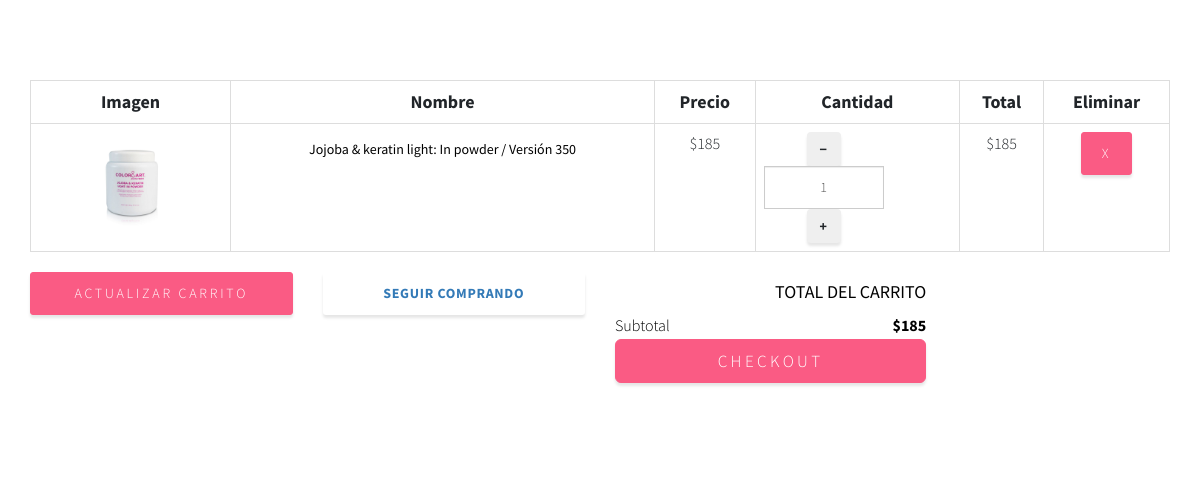
The page /cart.php?id=1 (signed in) on the database its author committed.
### tables this page shows
CREATE TABLE `productos` (
  `id` int(30) NOT NULL AUTO_INCREMENT,
  `nombre` varchar(300) NOT NULL,
  `descripcion` text NOT NULL,
  `precio` double NOT NULL,
  `imagen` varchar(200) NOT NULL,
  `stock` varchar(200) NOT NULL,
  `id_categoria` int(30) NOT NULL,
  PRIMARY KEY (`id`),
  FOREIGN KEY (id_categoria) REFERENCES categorias(id)
);

### cart.php (the view, shortened to what this page needs)
  <?php
    include 'conect.php';
  ?>
  <?php if (isset($_SESSION['USUARIO'])): ?>
    <?php
     if(isset($_SESSION['carrito'])){
    if(isset($_GET['id'])){
      $arreglo =$_SESSION['carrito'];
      $encontro=false;
      $numero = 0;
      for($i=0;$i<count($arreglo);$i++){
        if($arreglo[$i]['Id'] == $_GET['id']){
          $encontro=true;
          $numero=$i;
        }
      }
      if($encontro == true){
        $arreglo[$numero]['Cantidad']=$arreglo[$numero]['Cantidad']+1;
        $_SESSION['carrito']=$arreglo;
      }else{
        $nombre ="";
        $precio= "";
        $imagen="";
        $res= $conect->query('select * from productos where id='.$_GET['id'])or die($conect->error);
        $fila = mysqli_fetch_row($res);
        $nombre=$fila[1];
        $precio = $fila[3];
        $imagen = $fila[4];
        $arregloNuevo= array(
                    'Id'=> $_GET['id'],
                    'Nombre'=> $nombre,
                    'Precio'=>$precio,
                    'Imagen'=> $imagen,
                    'Cantidad' => 1
        );
        array_push($arreglo, $arregloNuevo);
        $_SESSION['carrito']=$arreglo;
      }
    }
  }else{
    if(isset($_GET['id'])){
      $res= $conect->query('select * from productos where id='.$_GET['id'])or die($conect->error);
    }
  }
?>
  <!DOCTYPE html>
  <html lang="en">
    <head>
      <link rel="stylesheet" href="fonts/icomoon/style.css">
      <link rel="stylesheet" href="css/bootstrap.min.css">
      <link rel="stylesheet" href="css/magnific-popup.css">
      <link rel="stylesheet" href="css/jquery-ui.css">
      <link rel="stylesheet" href="css/owl.carousel.min.css">
      <link rel="stylesheet" href="css/owl.theme.default.min.css">
      <link href="vendor/fontawesome-free/css/all.min.css" rel="stylesheet" type="text/css">
      <link href="vendor/simple-line-icons/css/simple-line-icons.css" rel="stylesheet">
      <link href="css/stylish-portfolio.min.css" rel="stylesheet">
      <link rel="stylesheet" href="font-awesome-4.7.0/css/font-awesome.min.css">
      <link rel="stylesheet" href="css/aos.css">
      <link rel="stylesheet" href="css/style.css">
      <link rel="stylesheet" href="css/aos.css">
      <link rel="stylesheet" href="css/style.css">
    </head>
    <body>
    <div class="site-wrap">
      <div class="site-section">
        <div class="container">
          <div class="row mb-5">
            <form class="col-md-12" method="post">
              <div class="site-blocks-table">
                <table class="table table-bordered">
                  <thead>
                    <tr>
                      <th class="product-thumbnail">Imagen</th>
                      <th class="product-name">Nombre</th>
                      <th class="product-price">Precio</th>
                      <th class="product-quantity">Cantidad</th>
                      <th class="product-total">Total</th>
                      <th class="product-remove">Eliminar</th>
                    </tr>
                  </thead>
                  <tbody>
                    <?php
                  $total = 0;
                  if(isset($_SESSION['carrito'])){
                    $arregloCarrito =$_SESSION['carrito'];
                    for($i=0;$i<count($arregloCarrito);$i++){
                      $total= $total + ( $arregloCarrito[$i]['Precio'] * $arregloCarrito[$i]['Cantidad'] );
                ?>
                  <tr>
                    <td class="product-thumbnail">
                      <img src="img/<?php echo $arregloCarrito[$i]['Imagen']; ?>" alt="Image" class="img-fluid" width="100" height="100">
                    </td>
                    <td class="product-name">
                      <h2 class="h5 text-black"><?php echo $arregloCarrito[$i]['Nombre']; ?></h2>
                    </td>
                    <td>$<?php echo $arregloCarrito[$i]['Precio']; ?></td>
                    <td>
                      <div class="input-group mb-3" style="max-width: 120px;">
                        <div class="input-group-prepend">
                          <button class="btn btn-outline-primary js-btn-minus btnIncrementar" type="button">&minus;</button>
                        </div>
                        <input type="text" class="form-control text-center txtCantidad"
                            data-precio="<?php echo $arregloCarrito[$i]['Precio']; ?>"
                            data-id="<?php echo $arregloCarrito[$i]['Id']; ?>"
                            value="<?php echo $arregloCarrito[$i]['Cantidad']; ?>"
                            placeholder="" aria-label="Example text with button addon" aria-describedby="button-addon1">
                        <div class="input-group-append">
                          <button class="btn btn-outline-primary js-btn-plus btnIncrementar" type="button">&plus;</button>
                        </div>
                      </div>
                    </td>
                    <td class="cant<?php echo $arregloCarrito[$i]['Id']; ?>">
                      $<?php echo $arregloCarrito[$i]['Precio'] * $arregloCarrito[$i]['Cantidad']; ?></td>
                    <td><a href="#" class="btn btn-primary btn-sm btnEliminar" data-id="<?php echo $arregloCarrito[$i]['Id'];?>">X</a></td>
                  </tr>
                  <?php } } ?>
                </tbody>
              </table>
            </div>
          </form>
        </div>
        <div class="row">
          <div class="col-md-6">
            <div class="row mb-5">
              <div class="col-md-6 mb-3 mb-md-0">
                <a class="btn btn-primary btn-sm btn-block" href="cart.php">Actualizar carrito</a>
              </div>
              <div class="col-md-6">
                <a class="btn btn-outline-primary btn-sm btn-block" href="store.php">Seguir comprando</a>
              </div>
            </div>
          </div>
          <div class="col-md-6 pl-5">
            <div class="row justify-content-end">
              <div class="col-md-7">
                <div class="row">
                  <div class="col-md-12 text-right border-bottom mb-5">
                    <h3 class="text-black h4 text-uppercase">Total del carrito</h3>
                  </div>
                </div>
                <div class="row mb-3">
                  <div class="col-md-6">
                    <span class="text-black">Subtotal</span>
                  </div>
                  <div class="col-md-6 text-right">
                    <strong class="text-black">$<?php echo $total;?></strong>
                  </div>
                </div>
                <div class="row">
                  <div class="col-md-12">
                    <button class="btn btn-primary btn-lg py-3 btn-block" onclick="window.location='checkout.php'">Checkout</button>
                  </div>
                </div>
              </div>
            </div>
          </div>
        </div>
      </div>
    </div>
  </div>
    <?php else: ?>
      <?php header("Location: cuenta_necesaria.php" ); ?>
    <?php endif ?>
    </body>
  </html>

### css/style.css (style rules this page uses)
body { line-height: 1.7; color: #8c92a0; font-weight: 300; font-size: 16px; }
a { -webkit-transition: .3s all ease; -o-transition: .3s all ease; transition: .3s all ease; }
.text-black { color: #000; }
.site-wrap:before { -webkit-transition: .3s all ease-in-out; -o-transition: .3s all ease-in-out; transition: .3s all ease-in-out; background: rgba(0, 0, 0, 0.6); content: ""; position: absolute; z-index: 2000; top: 0; left: 0; right: 0; bottom: 0; opacity: 0; visibility: hidden; }
.btn { text-transform: uppercase; position: relative; -webkit-transition: 0.2s all ease-in-out !important; -o-transition: 0.2s all ease-in-out !important; transition: 0.2s all ease-in-out !important; top: 0; letter-spacing: .05em; }
.btn.btn-sm { font-size: 14px !important; padding: 10px 20px !important; }
.btn.btn-primary { font-size: 17px; font-weight: 300; letter-spacing: .2em; }
.form-control { height: 43px; }
.site-section { padding: 2.5em 0; }
@media (min-width: 768px) { .site-section { padding: 5em 0; } }
.site-blocks-table { overflow: auto; }
.site-blocks-table .product-thumbnail { width: 200px; }
.site-blocks-table thead th { padding: 30px; text-align: center; border-width: 1px !important; vertical-align: middle; color: #212529; font-size: 18px; }
.site-blocks-table td { padding: 20px; text-align: center; vertical-align: middle; color: #212529; }
.site-blocks-table tbody tr:first-child td { border-top: 1px solid #7971ea !important; }

### rows shown on the page
productos: imagen (picture), nombre "Jojoba & keratin light: In powder / Versión 350", precio "185", id "1"

### other values the page prints
$total "185"
